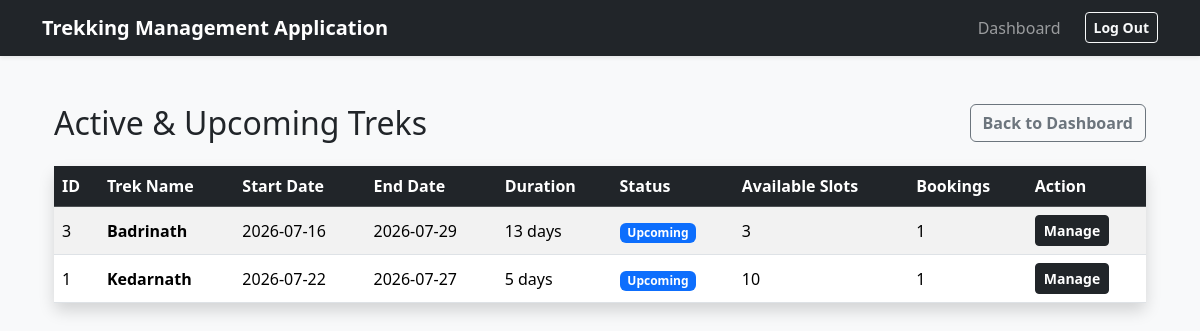
The page /staff/assigned_treks (signed in) on the database its author committed.
### app/models.py (models this page shows)
class Trek(db.Model):
    __tablename__ = "treks"
    id = db.Column(db.Integer, primary_key=True)
    trek_name = db.Column(db.String(200), nullable=False)
    assigned_staff_id = db.Column(db.Integer, db.ForeignKey('users.id'), nullable=False)
    location = db.Column(db.String(100), nullable=False)
    difficulty = db.Column(db.String(50), nullable=False)
    duration = db.Column(db.Integer, nullable=False)
    available_slots = db.Column(db.Integer, nullable=False)
    status = db.Column(db.String(30), nullable=False)
    start_date = db.Column(db.DateTime, nullable=False)
    end_date = db.Column(db.DateTime, nullable=False)
    bookings = db.relationship('Booking', backref='trek', lazy=True, cascade='all, delete-orphan')
    assigned_staff = db.relationship('User', foreign_keys=[assigned_staff_id])

### app/routes/staff.py (the view)
@staff_bp.route('/assigned_treks')
def assigned_treks():
    treks = models.Trek.query.filter(models.Trek.status.in_(['Upcoming','Active']),
                                     models.Trek.assigned_staff_id == session['user_id']).order_by(models.Trek.start_date.asc()).all()
    return render_template('/staff/assigned_treks/assigned_treks.html', assigned_treks=treks)

### app/routes/staff.py (called while the page is built)
@staff_bp.before_request
def staff_hold():
    if 'user_id' not in session or session.get('role') != 'Staff':
        flash("Unauthorized Access, relogin", "danger")
        return redirect(url_for('auth.login'))
    current_staff_user = models.User.query.get(session['user_id']) # Searches using Primary ID helps with performance boost
    if current_staff_user.staff_profile.status == "Pending_Active":
        allowed_endpoints = ['staff.update_profile', 'auth.logout']
        if request.endpoint not in allowed_endpoints:
            flash("You must finalize your profile first", "warning")
            return redirect(url_for('staff.update_profile'))

### app/templates/staff/assigned_treks/assigned_treks.html (shortened to what this page needs)
{% extends "base.html" %}
{% block content %}
<div class="container mt-4">
    <div class="d-flex justify-content-between align-items-center mb-4">
        <h2 class="mb-0">Active & Upcoming Treks</h2>
        <a href="{{ url_for('staff.staff_dashboard') }}" class="btn btn-outline-secondary fw-bold">Back to Dashboard</a>
    </div>
    <div class="card shadow border-0">
        <div class="card-body p-0">
            <div class="table-responsive">
                <table class="table table-hover table-striped mb-0">
                    <thead class="table-dark">
                        <tr>
                            <th>ID</th>
                            <th>Trek Name</th>
                            <th>Start Date</th>
                            <th>End Date</th>
                            <th>Duration</th>
                            <th>Status</th>
                            <th>Available Slots</th>
                            <th>Bookings</th>
                            <th>Action</th>
                        </tr>
                    </thead>
                    <tbody>
                        {% for trek in assigned_treks %}
                        <tr>
                            <td class="align-middle">{{ trek.id }}</td>
                            <td class="align-middle fw-bold">{{ trek.trek_name }}</td>
                            <td class="align-middle">{{ trek.start_date.strftime('%Y-%m-%d') }}</td>
                            <td class="align-middle">{{ trek.end_date.strftime('%Y-%m-%d') }}</td>
                            <td class="align-middle">{{ trek.duration }} days</td>
                            <td class="align-middle">
                                {% if trek.status == 'Upcoming' %}
                                    <span class="badge bg-primary">Upcoming</span>
                                {% elif trek.status == 'Active' %}
                                    <span class="badge bg-success">Active</span>
                                {% else %}
                                    <span class="badge bg-secondary">{{ trek.status }}</span>
                                {% endif %}
                            </td>
                            <td class="align-middle">{{ trek.available_slots }}</td>
                            <td class="align-middle">{{ trek.bookings | length }}</td>
                            <td class="align-middle">
                                <a href="{{ url_for('staff.manage_treks', trek_id=trek.id) }}" class="btn btn-sm btn-dark fw-bold">Manage</a>
                            </td>
                        </tr>
                        {% else %}
                        <tr>
                            <td colspan="9" class="text-center py-5 text-muted">
                                No Treks have been assigned.
                            </td>
                        </tr>
                        {% endfor %}
                    </tbody>
                </table>
            </div>
        </div>
    </div>
</div>
{% endblock %}

### rows shown on the page
Trek: id "3", trek_name "Badrinath", start_date "2026-07-16", end_date "2026-07-29", duration "13", status "Upcoming", available_slots "3", bookings|length "1"
Trek: id "1", trek_name "Kedarnath", start_date "2026-07-22", end_date "2026-07-27", duration "5", status "Upcoming", available_slots "10", bookings|length "1"
